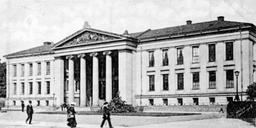
#> input picture lossy_jpeg_compression/uio.png, 256 x 128 px, shrunk from 496 x 248 before the run
$ python lossy_jpeg_compression.py
#> lines starting #> are read from the running program, lines starting #| are printed output that depends on the picture; long printed decimals are rounded
from math import cos, pi, log2
import numpy as np
from imageio import imread, imsave
from numba import jit


def lossy_jpeg_compression(img_name, q):
    """
    A crude lossy-compression method
    :param img_name:
        Image to be compressed
    :param q:
        Compression scalar
    :return:
    """
#> called with img_name = 'uio.png', q = 0
    image = imread(img_name)
#> image is the input picture: shape (128, 256); min 0, max 255, mean 175.4
    image = np.subtract(image, 128.0)
    dct_img = dct_2d(image, q, decompress=False)
    H, CR = entropy_and_compression_rate(dct_img)
    return dct_img, H, CR


def lossy_jpeg_decompression(img, q):
    """
    An equally crude decompression method
    :param q:
        Compression scalar
    :param img:
        Image to be decompressed
    :return:
    """
    dctd_img = dct_2d(img, q, decompress=True)
    dctd_img = np.add(dctd_img, 128.0)
    return dctd_img


def dct_2d(image, q, decompress=False):
    """
    Splits the image into 8x8 blocks and performs a discrete cosine transformation
    :param q:
        Scalar for the quantification-matrix Q
    :param decompress: bool
        Run reverse DCT or not
    :param image:
        Image to be transformed
    :return:
        Transformed image
    """
#> called with q = 0, decompress = False
    img_out = np.zeros(image.shape)
    Q = np.loadtxt('Q.txt', usecols=range(8))
    Q = np.flip(Q, axis=0)
    qQ = q * Q

    for i in np.r_[:image.shape[0]:8]:
        for j in np.r_[:image.shape[1]:8]:
            block = image[i: (i + 8), j:(j + 8)]
            if decompress is False:
                if q > 0:
                    img_out[i: (i + 8), j: (j + 8)] = np.round(_dct(block) / qQ, 0)
                else:
                    img_out[i: (i + 8), j: (j + 8)] = _dct(block)
            else:
                if q > 0:
                    img_out[i: (i + 8), j: (j + 8)] = np.round(_idct(np.round(block * qQ, 0)),0)
                else:
                    img_out[i: (i + 8), j: (j + 8)] = np.round(_idct(block), 0)
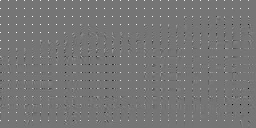
#> img_out: shape (128, 256) float64; min -835.9, max 976.4, mean 6; drawn with min black and max white

    return img_out


@jit(nopython=True)
def _dct(f):
    """
    Performs a simplified version of DCT based on 8x8 blocks
    :param f: 2d array
        8x8 block
    :return:
        Transformed block
    """
    F = np.zeros(f.shape)

    for u in range(f.shape[0]):
        for v in range(f.shape[1]):
            pre_sum = (1 / 4) * _c(u) * _c(v)
            sum = 0

            for x in range(f.shape[0]):
                for y in range(f.shape[1]):
                    sum = sum + f[x, y] * cos(((2 * x + 1) * u * pi) / 16) * cos(((2 * y + 1) * v * pi) / 16)
            F[u, v] = pre_sum * sum

    return F


@jit(nopython=True)
def _idct(F):
    """
    Performs a simplified version of DCT-inverse based on 8x8 blocks
    :param F: 2d array
        8x8 block
    :return:
        Transformed block
    """
    f = np.zeros(F.shape)

    for x in range(F.shape[0]):
        for y in range(F.shape[1]):
            pre_sum = (1 / 4)
            sum = 0

            for u in range(F.shape[0]):
                for v in range(F.shape[1]):
                    sum = sum + _c(u) * _c(v) * F[u, v] * cos(((2 * x + 1) * u * pi) / 16) \
                          * cos(((2 * y + 1) * v * pi) / 16)
            f[x, y] = pre_sum * sum

    return f


@jit(nopython=True)
def _c(a):
    """
    Helper function
    :param a:
    :return:
    """
    return (1 / np.sqrt(2)) if a == 0 else 1


def entropy_and_compression_rate(image):
    """
    Method for calculating entropy and compression rate
    :param image:
        Image
    :return: tuple
        H, CR
    """
    # Entropy
    low, high = np.floor(image.min()), np.ceil(image.max())
#> low = -836; high = 977
    bins = np.arange(low, high, 1)
#> bins = 1813 values from -836 to 976
    hist, bins = np.histogram(image, density=True, bins=bins)
#> hist = 1812 values, max 0.083 at index 835, min 0 at index 1, mean 0.000552
    H = np.sum([-(p * log2(p)) if p > 0 else 0 for p in hist])
#> H = 6.28
    # Compression rate(c=h in this task)
    CR = 8 / H
#> CR = 1.27
    return H, CR


if __name__ == '__main__':

    # Test decompression
    compressed_image, H, CR = lossy_jpeg_compression('uio.png', 0)
#> in lossy_jpeg_compression, `H, CR = entropy_and_compression_rate(dct_img)`: H = 6.28; CR = 1.27
#> H = 6.28; CR = 1.27
    decompressed_image = lossy_jpeg_decompression(compressed_image, 0)
    image = imread('uio.png', as_gray=True)
#> image: shape (128, 256) float32; min 0, max 255, mean 175.4
    assert (np.equal(image, decompressed_image).all()), "Decompression failed!"
    print("Decompression successful = ", np.equal(image, decompressed_image).all())
#| Decompression successful =  True

    # Test different scalars of q
    i = 0
    for _q in np.array([0.1, 0.5, 2, 8, 32]):
        i += 1
        compressed_image, H, CR = lossy_jpeg_compression('uio.png', _q)
#> H = 4.48; CR = 1.79
        decompressed_image = lossy_jpeg_decompression(compressed_image, _q)
        img_name = "2_%d.png" % i
        imsave(img_name, decompressed_image)
        print("H = ", H)
#| H =  4.481
        print("CR = ", CR)
#| CR =  1.785
